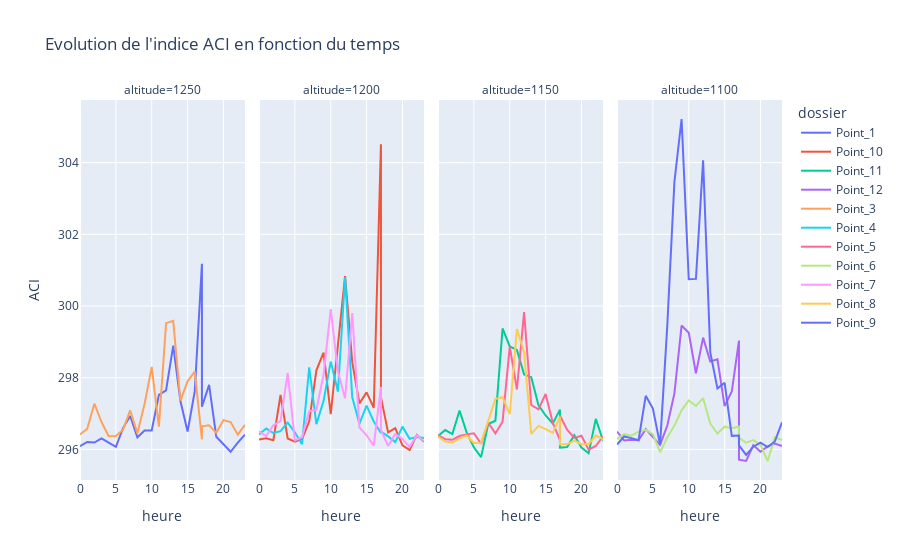

Notebook cell for this chart:
### Markdown cell above
### Specific metrics (median, mean)

### Code cell
indice = 'ACI'  # Choisir l’indice à visualiser ADI, NDSI, BI, H

fig = px.line(
    df_median_ACI,
    x='heure',
    y=indice,
    color='dossier',
    title=f'Evolution de l\'indice {indice} en fonction du temps',
    log_y=False,
    facet_col='altitude',  
)
fig.show()

### Figure 1 — Plotly figure (JSON) as saved in the notebook; plotly's stock layout.template omitted (floating-point values rounded to 4 significant figures)
{"data": [{"hovertemplate": "dossier=Point_1<br>altitude=1250<br>heure=%{x}<br>ACI=%{y}<extra></extra>", "legendgroup": "Point_1", "line": {"color": "#636efa", "dash": "solid"}, "marker": {"symbol": "circle"}, "mode": "lines", "name": "Point_1", "orientation": "v", "showlegend": true, "type": "scatter", "x": [0, 1, 2, 3, 4, 5, 6, 7, 8, 9, 10, 11, 12, 13, 14, 15, 16, 17, 17, 18, 19, 20, 21, 22, 23], "xaxis": "x", "y": [296.1, 296.2, 296.2, 296.3, 296.2, 296.1, 296.6, 296.9, 296.3, 296.5, 296.5, 297.5, 297.6, 298.9, 297.3, 296.5, 297.6, 301.2, 297.2, 297.8, 296.4, 296.2, 295.9, 296.2, 296.4], "yaxis": "y"}, {"hovertemplate": "dossier=Point_10<br>altitude=1200<br>heure=%{x}<br>ACI=%{y}<extra></extra>", "legendgroup": "Point_10", "line": {"color": "#EF553B", "dash": "solid"}, "marker": {"symbol": "circle"}, "mode": "lines", "name": "Point_10", "orientation": "v", "showlegend": true, "type": "scatter", "x": [0, 1, 2, 3, 4, 5, 6, 7, 8, 9, 10, 11, 12, 13, 14, 15, 16, 17, 17, 18, 19, 20, 21, 22, 23], "xaxis": "x2", "y": [296.3, 296.3, 296.3, 297.5, 296.3, 296.2, 296.3, 296.8, 298.2, 298.7, 297.0, 299.0, 300.8, 298.4, 297.3, 297.6, 297.2, 304.5, 297.4, 296.5, 296.6, 296.1, 296.0, 296.4, 296.2], "yaxis": "y2"}, {"hovertemplate": "dossier=Point_11<br>altitude=1150<br>heure=%{x}<br>ACI=%{y}<extra></extra>", "legendgroup": "Point_11", "line": {"color": "#00cc96", "dash": "solid"}, "marker": {"symbol": "circle"}, "mode": "lines", "name": "Point_11", "orientation": "v", "showlegend": true, "type": "scatter", "x": [0, 1, 2, 3, 4, 5, 6, 7, 8, 9, 10, 11, 12, 13, 14, 15, 16, 17, 17, 18, 19, 20, 21, 22, 23], "xaxis": "x3", "y": [296.4, 296.5, 296.4, 297.1, 296.5, 296.1, 295.8, 296.7, 296.8, 299.4, 298.9, 298.8, 298.1, 298.0, 297.2, 296.9, 296.7, 297.1, 296.0, 296.1, 296.4, 296.1, 295.9, 296.9, 296.2], "yaxis": "y3"}, {"hovertemplate": "dossier=Point_12<br>altitude=1100<br>heure=%{x}<br>ACI=%{y}<extra></extra>", "legendgroup": "Point_12", "line": {"color": "#ab63fa", "dash": "solid"}, "marker": {"symbol": "circle"}, "mode": "lines", "name": "Point_12", "orientation": "v", "showlegend": true, "type": "scatter", "x": [0, 1, 2, 3, 4, 5, 6, 7, 8, 9, 10, 11, 12, 13, 14, 15, 16, 17, 17, 18, 19, 20, 21, 22, 23], "xaxis": "x4", "y": [296.5, 296.2, 296.3, 296.3, 296.6, 296.3, 296.1, 296.7, 297.6, 299.5, 299.3, 298.1, 299.1, 298.5, 298.5, 297.2, 297.6, 299.0, 295.7, 295.7, 296.1, 295.9, 296.1, 296.2, 296.1], "yaxis": "y4"}, {"hovertemplate": "dossier=Point_3<br>altitude=1250<br>heure=%{x}<br>ACI=%{y}<extra></extra>", "legendgroup": "Point_3", "line": {"color": "#FFA15A", "dash": "solid"}, "marker": {"symbol": "circle"}, "mode": "lines", "name": "Point_3", "orientation": "v", "showlegend": true, "type": "scatter", "x": [0, 1, 2, 3, 4, 5, 6, 7, 8, 9, 10, 11, 12, 13, 14, 15, 16, 17, 17, 18, 19, 20, 21, 22, 23], "xaxis": "x", "y": [296.4, 296.6, 297.3, 296.8, 296.4, 296.4, 296.5, 297.1, 296.4, 297.3, 298.3, 296.6, 299.5, 299.6, 297.4, 297.9, 298.2, 296.3, 296.6, 296.7, 296.5, 296.8, 296.8, 296.4, 296.7], "yaxis": "y"}, {"hovertemplate": "dossier=Point_4<br>altitude=1200<br>heure=%{x}<br>ACI=%{y}<extra></extra>", "legendgroup": "Point_4", "line": {"color": "#19d3f3", "dash": "solid"}, "marker": {"symbol": "circle"}, "mode": "lines", "name": "Point_4", "orientation": "v", "showlegend": true, "type": "scatter", "x": [0, 1, 2, 3, 4, 5, 6, 7, 8, 9, 10, 11, 12, 13, 14, 15, 16, 17, 17, 18, 19, 20, 21, 22, 23], "xaxis": "x2", "y": [296.4, 296.6, 296.5, 296.5, 296.7, 296.5, 296.1, 298.3, 296.7, 297.4, 298.5, 297.6, 300.8, 297.5, 296.7, 297.2, 296.8, 296.5, 296.5, 296.4, 296.2, 296.6, 296.3, 296.3, 296.3], "yaxis": "y2"}, {"hovertemplate": "dossier=Point_5<br>altitude=1150<br>heure=%{x}<br>ACI=%{y}<extra></extra>", "legendgroup": "Point_5", "line": {"color": "#FF6692", "dash": "solid"}, "marker": {"symbol": "circle"}, "mode": "lines", "name": "Point_5", "orientation": "v", "showlegend": true, "type": "scatter", "x": [0, 1, 2, 3, 4, 5, 6, 7, 8, 9, 10, 11, 12, 13, 14, 15, 16, 17, 17, 18, 19, 20, 21, 22, 23], "xaxis": "x3", "y": [296.4, 296.3, 296.3, 296.4, 296.4, 296.5, 296.2, 296.7, 296.4, 296.8, 298.9, 297.7, 299.8, 297.2, 297.1, 297.5, 296.7, 296.3, 296.9, 296.5, 296.3, 296.4, 296.0, 296.1, 296.4], "yaxis": "y3"}, {"hovertemplate": "dossier=Point_6<br>altitude=1100<br>heure=%{x}<br>ACI=%{y}<extra></extra>", "legendgroup": "Point_6", "line": {"color": "#B6E880", "dash": "solid"}, "marker": {"symbol": "circle"}, "mode": "lines", "name": "Point_6", "orientation": "v", "showlegend": true, "type": "scatter", "x": [0, 1, 2, 3, 4, 5, 6, 7, 8, 9, 10, 11, 12, 13, 14, 15, 16, 17, 17, 18, 19, 20, 21, 22, 23], "xaxis": "x4", "y": [296.3, 296.4, 296.4, 296.5, 296.5, 296.4, 295.9, 296.3, 296.7, 297.1, 297.4, 297.2, 297.4, 296.7, 296.4, 296.6, 296.6, 296.6, 296.3, 296.2, 296.3, 296.1, 295.7, 296.3, 296.3], "yaxis": "y4"}, {"hovertemplate": "dossier=Point_7<br>altitude=1200<br>heure=%{x}<br>ACI=%{y}<extra></extra>", "legendgroup": "Point_7", "line": {"color": "#FF97FF", "dash": "solid"}, "marker": {"symbol": "circle"}, "mode": "lines", "name": "Point_7", "orientation": "v", "showlegend": true, "type": "scatter", "x": [0, 1, 2, 3, 4, 5, 6, 7, 8, 9, 10, 11, 12, 13, 14, 15, 16, 17, 17, 18, 19, 20, 21, 22, 23], "xaxis": "x2", "y": [296.5, 296.4, 296.7, 296.8, 298.1, 296.3, 296.3, 297.1, 297.1, 298.1, 299.9, 298.2, 297.4, 299.8, 296.6, 296.4, 296.1, 297.7, 296.5, 296.1, 296.4, 296.3, 296.1, 296.4, 296.2], "yaxis": "y2"}, {"hovertemplate": "dossier=Point_8<br>altitude=1150<br>heure=%{x}<br>ACI=%{y}<extra></extra>", "legendgroup": "Point_8", "line": {"color": "#FECB52", "dash": "solid"}, "marker": {"symbol": "circle"}, "mode": "lines", "name": "Point_8", "orientation": "v", "showlegend": true, "type": "scatter", "x": [0, 1, 2, 3, 4, 5, 6, 7, 8, 9, 10, 11, 12, 13, 14, 15, 16, 17, 17, 18, 19, 20, 21, 22, 23], "xaxis": "x3", "y": [296.4, 296.2, 296.2, 296.3, 296.4, 296.2, 296.2, 296.8, 297.4, 297.5, 297.0, 299.4, 298.7, 296.4, 296.7, 296.6, 296.5, 296.9, 296.1, 296.1, 296.2, 296.1, 296.2, 296.4, 296.3], "yaxis": "y3"}, {"hovertemplate": "dossier=Point_9<br>altitude=1100<br>heure=%{x}<br>ACI=%{y}<extra></extra>", "legendgroup": "Point_9", "line": {"color": "#636efa", "dash": "solid"}, "marker": {"symbol": "circle"}, "mode": "lines", "name": "Point_9", "orientation": "v", "showlegend": true, "type": "scatter", "x": [0, 1, 2, 3, 4, 5, 6, 7, 8, 9, 10, 11, 12, 13, 14, 15, 16, 17, 17, 18, 19, 20, 21, 22, 23], "xaxis": "x4", "y": [296.1, 296.4, 296.3, 296.3, 297.5, 297.1, 296.1, 299.4, 303.5, 305.2, 300.7, 300.8, 304.1, 298.7, 297.7, 297.9, 296.4, 296.4, 296.1, 295.8, 296.1, 296.2, 296.1, 296.2, 296.8], "yaxis": "y4"}], "layout": {"annotations": [{"font": {}, "showarrow": false, "text": "altitude=1250", "x": 0.1175, "xanchor": "center", "xref": "paper", "y": 1, "yanchor": "bottom", "yref": "paper"}, {"font": {}, "showarrow": false, "text": "altitude=1200", "x": 0.3725, "xanchor": "center", "xref": "paper", "y": 1, "yanchor": "bottom", "yref": "paper"}, {"font": {}, "showarrow": false, "text": "altitude=1150", "x": 0.6275, "xanchor": "center", "xref": "paper", "y": 1, "yanchor": "bottom", "yref": "paper"}, {"font": {}, "showarrow": false, "text": "altitude=1100", "x": 0.8825, "xanchor": "center", "xref": "paper", "y": 1, "yanchor": "bottom", "yref": "paper"}], "legend": {"title": {"text": "dossier"}, "tracegroupgap": 0}, "title": {"text": "Evolution de l'indice ACI en fonction du temps"}, "xaxis": {"anchor": "y", "domain": [0, 0.235], "title": {"text": "heure"}}, "xaxis2": {"anchor": "y2", "domain": [0.255, 0.49], "matches": "x", "title": {"text": "heure"}}, "xaxis3": {"anchor": "y3", "domain": [0.51, 0.745], "matches": "x", "title": {"text": "heure"}}, "xaxis4": {"anchor": "y4", "domain": [0.765, 1.0], "matches": "x", "title": {"text": "heure"}}, "yaxis": {"anchor": "x", "domain": [0, 1], "title": {"text": "ACI"}}, "yaxis2": {"anchor": "x2", "domain": [0, 1], "matches": "y", "showticklabels": false}, "yaxis3": {"anchor": "x3", "domain": [0, 1], "matches": "y", "showticklabels": false}, "yaxis4": {"anchor": "x4", "domain": [0, 1], "matches": "y", "showticklabels": false}}}
